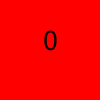
Frame 1 (no input)
Frame 60 (the mouse pressed at the canvas centre just before this capture): identical to frame 1, image omitted
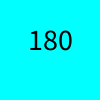
Frame 120 (the mouse held since frame 60 and released just before this capture)

The Processing sketch that drew these frames (run headless with seeded random() and noise(); from frame 60 on, the mouse is pressed at the canvas centre):

// Processing sketch: L6_1h
// ── L6_1h.pde
int getHue(int x, int y){
int huer =  int(map(x, 0, y, 0, 360));
  return huer;
}
void setup() {
  colorMode(HSB, 360, 100, 100, 100);  
  textSize(30);
  textAlign(CENTER);
}

void draw() {
  int hue = getHue(mouseX, width);
  background(hue, 100, 100);
  fill(0);
  text(hue, width / 2, height / 2);
}
